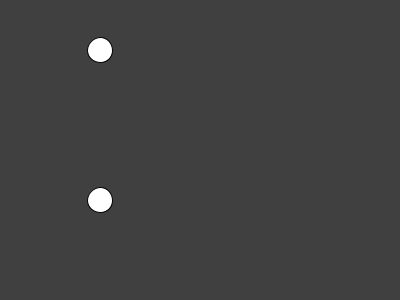
Frame 1 (no input)
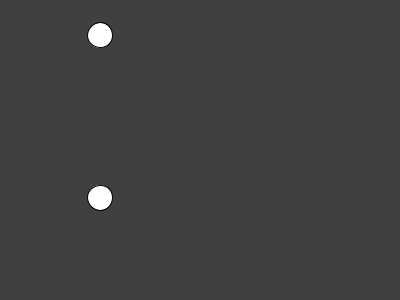
Frame 60 (the mouse pressed at the canvas centre just before this capture)
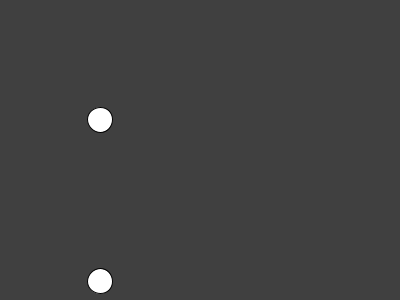
Frame 120 (the mouse held since frame 60 and released just before this capture)

The Processing sketch that drew these frames (run headless with seeded random() and noise(); from frame 60 on, the mouse is pressed at the canvas centre):

// Processing sketch: Choque_Vertical
// ── Choque_Vertical.pde
float e=0.1;
float v1y=3;
float m1=10;
float m2=5;
float v2y=2;
float x=100;
float y=50;
float y1=200;
float x1=100;
float d;
void setup() {
size(400,300);
}

void draw() {
background(64);
ellipseMode(CENTER);
ellipse(x, y, 25, 25);
ellipse(x1, y1, 25, 25);
  y += v1y;
  y1+=-v2y;

  if(dist(x,y,x,y1)<=25){
    v1y=-((m1-e*m2)*v1y/(m1+m2))+((1+e)*m2*(-v2y)/(m1+m2));
    v2y=(1+e)*m1*v1y/(m1+m2)+(m2-e*m1)*v2y/(m1+m2);
  }
  if (y < 0 || y > height) {
    v1y *= -1;
  }
  if (y1 < 0 || y1 > height) {
    v2y *= -1;
  }
  
}
